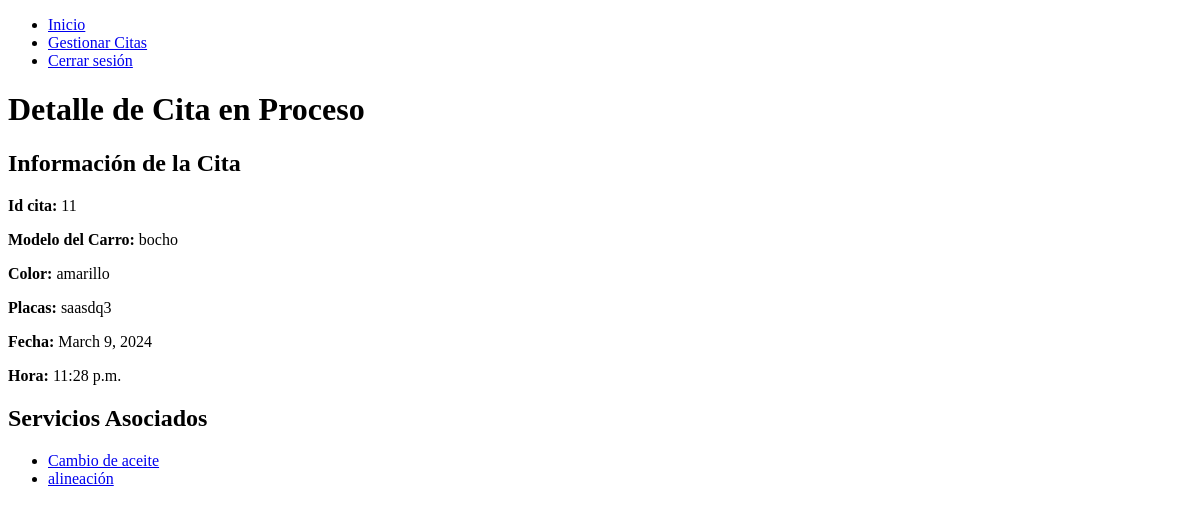
Before: /detalle_cita_en_proceso/11 (signed in) with the older database file.
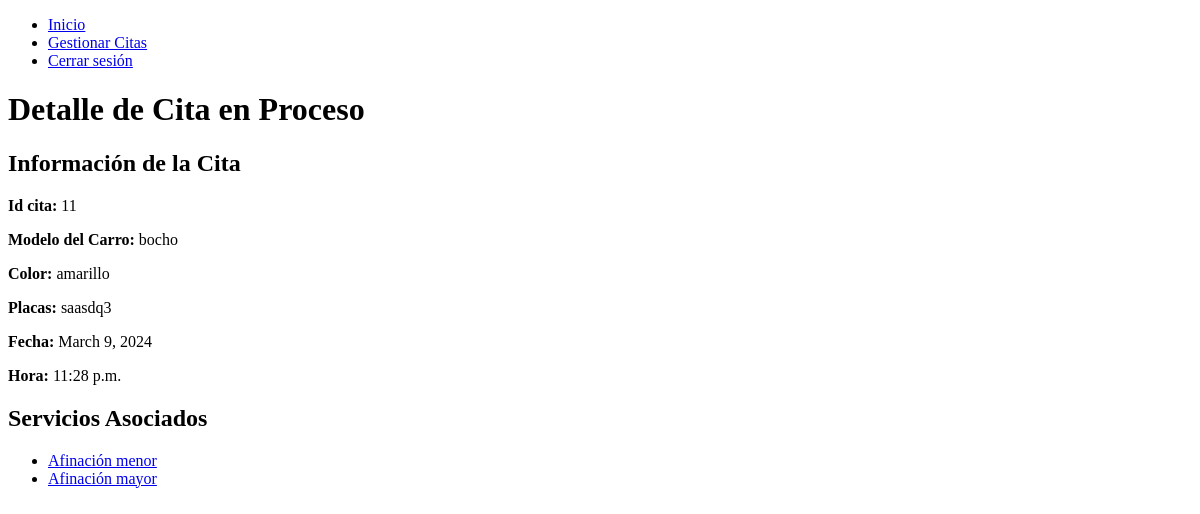
After: the same page with the newer database file.
### autenticacion/models.py (models this page shows)
class Servicio(models.Model):
    nombre = models.CharField(max_length=100)
    descripcion = models.TextField()
    precio = models.DecimalField(max_digits=8, decimal_places=2)
    def __str__(self):
        return self.nombre

### autenticacion/views.py (the view)
# urls.py: path('detalle_cita_en_proceso/<int:cita_id>', v_auth.detalle_cita_enProceso, name='detalle_cita_en_proceso'),
@login_required
def detalle_cita_enProceso(request, cita_id):
    cita = get_object_or_404(Cita, id=cita_id, estado="en proceso")
    servicios_cita = cita.detallecita_set.all()
    servicios = [detalle_cita.servicio for detalle_cita in servicios_cita]
    print(servicios)
    return render(request, 'detalle_cita_enProceso.html', {
        'cita': cita,
        'servicios': servicios,
    })

### main/templates/detalle_cita_enProceso.html (shortened to what this page needs)
<!DOCTYPE html>
<html lang="en">
<head>
    {% extends 'layouts/base_encargado.html' %}
    {% block content %}
    <h1>Detalle de Cita en Proceso</h1>
    <h2>Información de la Cita</h2>
    <p><strong>Id cita:</strong> {{ cita.id }}</p>
    <p><strong>Modelo del Carro:</strong> {{ cita.modelo_carro }}</p>
    <p><strong>Color:</strong> {{ cita.color }}</p>
    <p><strong>Placas:</strong> {{ cita.placas }}</p>
    <p><strong>Fecha:</strong> {{ cita.fecha }}</p>
    <p><strong>Hora:</strong> {{ cita.hora }}</p>
    <h2>Servicios Asociados</h2>
    <ul>
        {% for servicio in servicios %}
            <li>
                    <a href="{% url 'detalle_servicio' cita.id servicio.id %}">{{ servicio.nombre }} </a>
            </li>
        {% endfor %}
    </ul>
    {% endblock %}

Changed rows visible on the page:
removed Servicio: nombre "Cambio de aceite"
added Servicio: nombre "Afinación menor"
changed Servicio: nombre "alineación" → "Afinación mayor"
